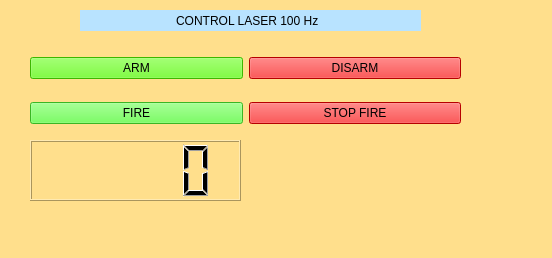
<?xml version="1.0" encoding="UTF-8"?>
<ui version="4.0">
 <class>MainWindow</class>
 <widget class="QMainWindow" name="MainWindow">
  <property name="geometry">
   <rect>
    <x>0</x>
    <y>0</y>
    <width>552</width>
    <height>258</height>
   </rect>
  </property>
  <property name="windowTitle">
   <string>MainWindow</string>
  </property>
  <property name="styleSheet">
   <string notr="true">background-color: rgb(255, 223, 140);</string>
  </property>
  <widget class="QWidget" name="centralwidget">
   <widget class="QWidget" name="gridLayoutWidget">
    <property name="geometry">
     <rect>
      <x>30</x>
      <y>40</y>
      <width>431</width>
      <height>101</height>
     </rect>
    </property>
    <layout class="QGridLayout" name="gridLayout">
     <item row="2" column="1">
      <widget class="QPushButton" name="StopfireButton">
       <property name="styleSheet">
        <string notr="true">background-color: rgb(255, 0, 0);</string>
       </property>
       <property name="text">
        <string>STOP FIRE</string>
       </property>
      </widget>
     </item>
     <item row="1" column="0">
      <widget class="QPushButton" name="ArmButton">
       <property name="styleSheet">
        <string notr="true">background-color: rgb(85, 255, 0);</string>
       </property>
       <property name="text">
        <string>ARM</string>
       </property>
      </widget>
     </item>
     <item row="1" column="1">
      <widget class="QPushButton" name="DisarmButton">
       <property name="styleSheet">
        <string notr="true">background-color: rgb(255, 0, 0);</string>
       </property>
       <property name="text">
        <string>DISARM</string>
       </property>
      </widget>
     </item>
     <item row="2" column="0">
      <widget class="QPushButton" name="FireButton">
       <property name="styleSheet">
        <string notr="true">background-color: rgb(81, 255, 51);</string>
       </property>
       <property name="text">
        <string>FIRE</string>
       </property>
      </widget>
     </item>
    </layout>
   </widget>
   <widget class="QLabel" name="label">
    <property name="geometry">
     <rect>
      <x>80</x>
      <y>10</y>
      <width>341</width>
      <height>21</height>
     </rect>
    </property>
    <property name="styleSheet">
     <string notr="true">background-color: rgb(184, 227, 255)</string>
    </property>
    <property name="text">
     <string>CONTROL LASER 100 Hz  </string>
    </property>
    <property name="alignment">
     <set>Qt::AlignCenter</set>
    </property>
   </widget>
   <widget class="QLCDNumber" name="Clock">
    <property name="geometry">
     <rect>
      <x>30</x>
      <y>140</y>
      <width>211</width>
      <height>61</height>
     </rect>
    </property>
   </widget>
  </widget>
  <widget class="QStatusBar" name="statusbar"/>
 </widget>
 <resources/>
 <connections/>
</ui>
